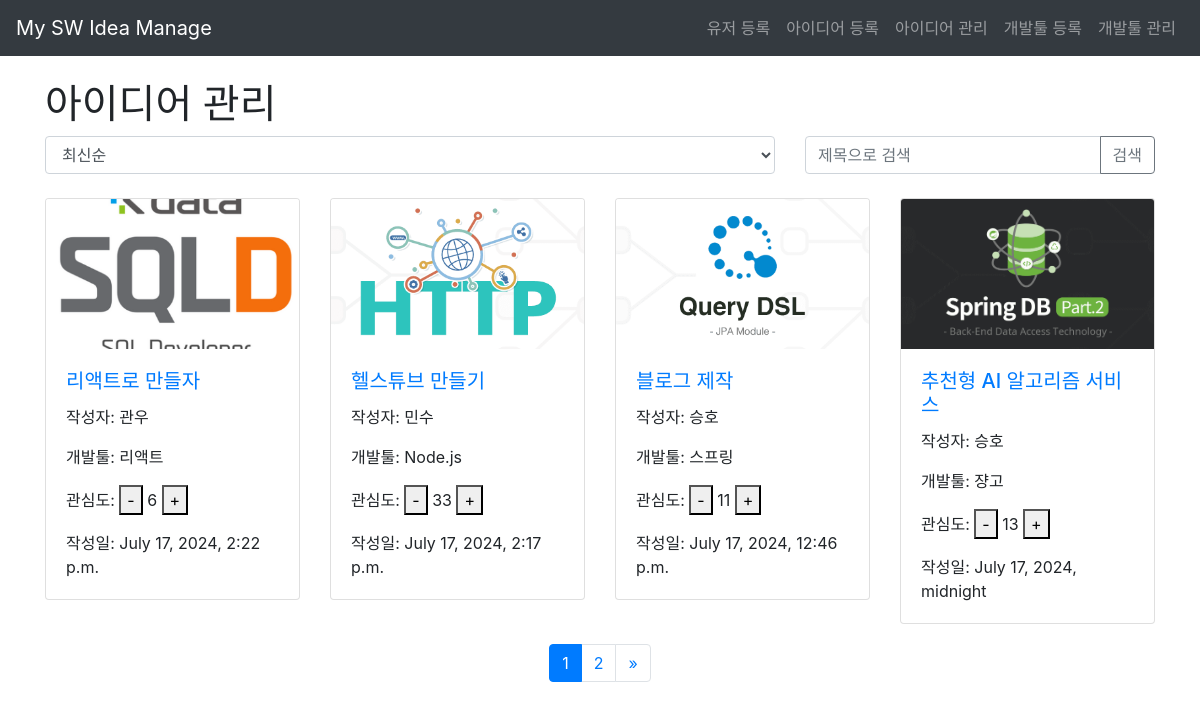
The page / on the database its author committed.
### idea/models.py (models this page shows)
class Idea(models.Model):
    user = models.ForeignKey(Member, on_delete=models.CASCADE, verbose_name='작성자', null=True)
    devtool = models.ForeignKey(Develop, on_delete=models.CASCADE, verbose_name='개발툴', null=True)
    title = models.CharField(max_length=30)
    content = models.TextField()
    interest = models.IntegerField(default=0)
    img_url = models.ImageField(upload_to='images/%Y%m%d', default='images/basic.jpg')
    created_date = models.DateTimeField('작성일', default=timezone.now)

### member/models.py (models this page shows, shortened)
class Member(models.Model):
    name = models.CharField(max_length=24)
    age = models.IntegerField(default=0)

### develop/models.py (models this page shows, shortened)
class Develop(models.Model):
    name = models.CharField(max_length=30)
    kind = models.CharField(max_length=30)
    content = models.TextField()

### idea/views.py (the view)
# urls.py: path('', main, name='main'),
def main(request):
    sort = request.GET.get('sort', 'newest')
    query = request.GET.get('q', '')
    sort_order = {
        'star': 'star__created_date',
        'title': 'title',
        'newest': '-created_date',
        'oldest': 'created_date'
    }
    ideas = Idea.objects.all()
    if query:
        ideas = ideas.filter(title__icontains=query)
    if sort == 'star':
        ideas = ideas.filter(star__isnull=False).distinct()
    ideas = ideas.order_by(sort_order.get(sort, '-created_date'))
    paginator = Paginator(ideas, 4)
    page_number = request.GET.get('page')
    page_obj = paginator.get_page(page_number)
    star = Star.objects.all()
    context = {'ideas': page_obj,
               'stars': star}
    return render(request, 'idea/list.html', context)

### templates/idea/list.html (shortened to what this page needs)
{% extends 'base.html' %}
{% block content %}
    <div class="container mt-5">
        <h1 class="mt-4">아이디어 관리</h1>
        <div class="row mb-4">
            <div class="col-md-8">
                <select class="form-control" id="sortOrder">
                    <option value="newest">최신순</option>
                </select>
            </div>
            <div class="col-md-4">
                <form method="GET" action="">
                    <div class="input-group">
                        <input type="text" name="q" class="form-control" placeholder="제목으로 검색"
                               value="{{ request.GET.q }}">
                        <div class="input-group-append">
                            <button class="btn btn-outline-secondary" type="submit">검색</button>
                        </div>
                    </div>
                </form>
            </div>
        </div>
        <div class="row">
            {% for idea in ideas %}
                <div class="col-md-3">
                    <div class="card">
                        <img src="{{ idea.img_url.url }}" class="card-img-top" alt="이미지">
                        <div class="card-body">
                            <a href="{% url 'idea:detail' idea.pk %}">
                                <h5 class="card-title">{{ idea.title }}</h5>
                            </a>
                            <p class="card-text">작성자: {{ idea.user.name }}</p>
                            <p class="card-text">개발툴: {{ idea.devtool.name }}</p>
                            <p class="card-text">관심도:
                                <button class="change-interest" data-id="{{ idea.id }}" data-action="decrease">-
                                </button>
                                <span id="interest-{{ idea.id }}">{{ idea.interest }}</span>
                                <button class="change-interest" data-id="{{ idea.id }}" data-action="increase">+
                                </button>
                            </p>
                            <p class="card-text">작성일: {{ idea.created_date }}</p>
                        </div>
                    </div>
                </div>
            {% endfor %}
        </div>
        <nav aria-label="페이지 내비게이션" class="d-flex justify-content-center">
            <ul class="pagination">
                {% for num in ideas.paginator.page_range %}
                    <li class="page-item {% if ideas.number == num %}active{% endif %}">
                        <a class="page-link" href="?page={{ num }}">{{ num }}</a>
                    </li>
                {% endfor %}
                {% if ideas.has_next %}
                    <li class="page-item">
                        <a class="page-link" href="?page={{ ideas.next_page_number }}" aria-label="다음">
                            <span aria-hidden="true">&raquo;</span>
                        </a>
                    </li>
                {% endif %}
            </ul>
        </nav>
    </div>
{% endblock %}

### templates/base.html (shortened to what this page needs)
{% load static %}
<!DOCTYPE html>
<html lang="en">
<head>
    <link rel="stylesheet" href="{% static 'path/to/fontawesome/css/all.min.css' %}">
    <link href="https://stackpath.bootstrapcdn.com/bootstrap/4.5.2/css/bootstrap.min.css" rel="stylesheet">
    <link rel="stylesheet" href="{% static 'style.css' %}">
</head>
<body>
<header class="bg-dark text-white fixed-top mb-5" style="margin-bottom: 55px">
    <nav class="navbar navbar-expand-lg navbar-dark">
        <a class="navbar-brand" href="{% url 'idea:main' %}">My SW Idea Manage</a>
        <div class="collapse navbar-collapse" id="navbarNav">
            <ul class="navbar-nav ml-auto">
                <li class="nav-item"><a class="nav-link" href="{% url 'member:create' %}">유저 등록</a></li>
                <li class="nav-item"><a class="nav-link" href="{% url 'idea:create' %}">아이디어 등록</a></li>
                <li class="nav-item"><a class="nav-link" href="{% url 'idea:main' %}">아이디어 관리</a></li>
                <li class="nav-item"><a class="nav-link" href="{% url 'develop:create' %}">개발툴 등록</a></li>
                <li class="nav-item"><a class="nav-link" href="{% url 'develop:main'  %}">개발툴 관리</a></li>
            </ul>
        </div>
    </nav>
</header>
<main style="margin-top: 80px">
    {% block content %}
    {% endblock %}
</main>
</body>
</html>

### static/style.css (style rules this page uses)
.card { margin-bottom: 20px; }
.card img { max-height: 150px; object-fit: cover; }

### rows shown on the page
Idea: img_url (picture), title "리액트로 만들자", user.name "관우", devtool.name "리액트", interest "6", created_date "July 17, 2024, 2:22 p.m."
Idea: img_url (picture), title "헬스튜브 만들기", user.name "민수", devtool.name "Node.js", interest "33", created_date "July 17, 2024, 2:17 p.m."
Idea: img_url (picture), title "블로그 제작", user.name "승호", devtool.name "스프링", interest "11", created_date "July 17, 2024, 12:46 p.m."
Idea: img_url (picture), title "추천형 AI 알고리즘 서비스", user.name "승호", devtool.name "쟝고", interest "13", created_date "July 17, 2024, midnight"

### other values the page prints
{{ num }} "1" "2"
